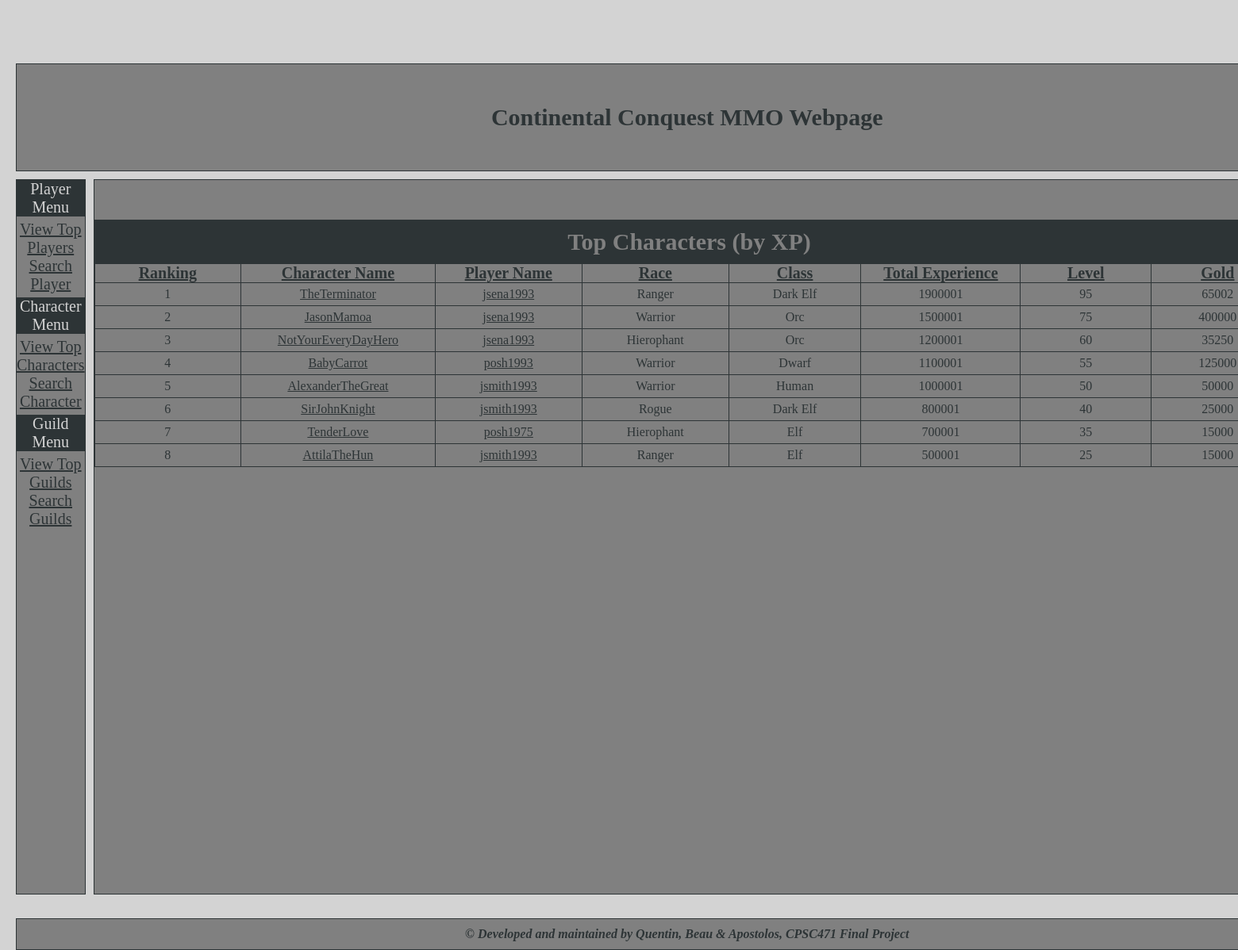
/topcharacters.php, run on the app's committed database.
### tables this page shows
CREATE TABLE CHARACTERS (
	Acct_ID INTEGER NOT NULL,
    Name VARCHAR(20) NOT NULL UNIQUE,
    Lvl INTEGER NOT NULL,
    XP INTEGER NOT NULL,
    Gold INTEGER NOT NULL,
    Location VARCHAR(30) NOT NULL,
    Race VARCHAR(30) NOT NULL,
    Class VARCHAR(30) NOT NULL,
    Party_ID INTEGER,
    PRIMARY KEY(Acct_ID, Name),
    FOREIGN KEY (Acct_ID) REFERENCES PLAYERS (Player_ID),
    FOREIGN KEY (Race) REFERENCES RACE (Name),
    FOREIGN KEY (Class) REFERENCES CLASS (Name)
);

CREATE TABLE USERS (
	Acct_ID INTEGER auto_increment,
	Fname VARCHAR(20) NOT NULL,
	Lname VARCHAR(20) NOT NULL,
	Username VARCHAR(20) NOT NULL,
    Password VARCHAR(16) NOT NULL,
	Birthday DATE NOT NULL,
	Email VARCHAR(40) NOT NULL,
	PRIMARY KEY (Acct_ID)
);

### include/functions.php (called while the page is built, shortened)
<?php
    class Database {
        function init_connection($servername, $db, $username, $password) {
            $this->connection = mysqli_connect($servername, $username, $password, $db);
        }
    }
?>

### topcharacters.php (the view, shortened to what this page needs)
<?php
    include 'include/connectDB.php';
    include 'include/header.php';
    include 'include/left-menu.php';
    $result = $db->connection->query('SELECT * FROM CHARACTERS ORDER BY XP DESC');
?>
                <div class="center">
                    <div id="center-content">
                        <table id="table_players">
                            <tr class="table_players_row">
                                <td class="table_players_data" id="table_players_title" colspan="9">
                                    Top Characters (by XP)
                                </td>
                            </tr>
                            <tr class="table_players_row">
                            <td class="table_players_header_data">
                                    Ranking
                                </td>
                                <td class="table_players_header_data">
                                    Character Name
                                </td>
                                <td class="table_players_header_data">
                                    Player Name
                                </td>
                                <td class="table_players_header_data">
                                    Race
                                </td>
                                <td class="table_players_header_data">
                                    Class
                                </td>
                                <td class="table_players_header_data">
                                    Total Experience
                                </td>
                                <td class="table_players_header_data">
                                    Level
                                </td>
                                <td class="table_players_header_data">
                                    Gold
                                </td>
                            </tr>
                            <?php
                                $i = 1;
                                foreach($result as $char) {
                                    $stmt = $db->connection->prepare('SELECT * FROM USERS WHERE Acct_ID = ?');
                                    $stmt->bind_param('i', $char['Acct_ID']);
                                    $stmt->execute();
                                    $username = $stmt->get_result()->fetch_row()[4];
                                    echo "
                                    <tr class='table_players_row' colspan='9'>
                                        <td class='table_players_data'>
                                            ".$i."
                                        </td>
                                        <td class='table_players_data'>
                                            <a href='viewcharacter.php?acct_id=".$char['Acct_ID']."&char_name=".$char['Name']."'>".$char['Name']."</a>
                                        </td>
                                        <td class='table_players_data'>
                                            <a href='viewplayer.php?acct_id=".$char['Acct_ID']."'>".$username."</a>
                                        </td>
                                        <td class='table_players_data'>
                                            ".$char['Class']."
                                        </td>
                                        <td class='table_players_data'>
                                            ".$char['Race']."
                                        </td>
                                        <td class='table_players_data'>
                                            ".$char['XP']."
                                        </td>
                                        <td class='table_players_data'>
                                            ".$char['Lvl']."
                                        </td>
                                        <td class='table_players_data'>
                                            ".$char['Gold']."
                                        </td>
                                    </tr>
                                    ";
                                    $i++;
                                }
                            ?>
                            </table>
                    </div>
                </div>
<?php
    include 'include/footer.php';
?>

### include/theme.css (style rules this page uses)
html { height: 100%; color: #2D3436; background-color:lightgray; }
body { min-height: 100%; margin: 0; }
.center { grid-area: main; border:1px solid #2D3436; min-height: 900px; }
#center-content { margin-top: 50px; margin-left: auto; margin-right: auto; margin-bottom:auto; width: 1500px; text-align: center; }
.grid-container > div { background-color:gray; text-align: center; padding: 0px; font-size: 20px; }
a:link { color: #2D3436; }
#table_players { border: 1px solid #2D3436; border-collapse: collapse; margin-left: auto; margin-right: auto; margin-bottom:auto; }
#table_players_title { padding-top: 10px; padding-bottom:10px; font-weight:bold; font-size: 30px; background-color:#2D3436; color:gray; }
.table_players_header_data { border: 1px solid #2D3436; margin: 0; padding: 0; width : 500px; font-size: 20px; font-weight: bold; text-decoration: underline; }
.table_players_data { border: 1px solid #2D3436; margin: 0; padding-top: 5px; padding-bottom: 5px; width : 500px; font-size: 16px; }

### data on the page
characters: Name "TheTerminator", users.Password "jsena1993", Class "Ranger", Race "Dark Elf", XP "1900001", Lvl "95", Gold "65002"
characters: Name "JasonMamoa", users.Password "jsena1993", Class "Warrior", Race "Orc", XP "1500001", Lvl "75", Gold "400000"
characters: Name "NotYourEveryDayHero", users.Password "jsena1993", Class "Hierophant", Race "Orc", XP "1200001", Lvl "60", Gold "35250"
characters: Name "BabyCarrot", users.Password "posh1993", Class "Warrior", Race "Dwarf", XP "1100001", Lvl "55", Gold "125000"
characters: Name "AlexanderTheGreat", users.Password "jsmith1993", Class "Warrior", Race "Human", XP "1000001", Lvl "50", Gold "50000"
characters: Name "SirJohnKnight", users.Password "jsmith1993", Class "Rogue", Race "Dark Elf", XP "800001", Lvl "40", Gold "25000"
characters: Name "TenderLove", users.Password "posh1975", Class "Hierophant", Race "Elf", XP "700001", Lvl "35", Gold "15000"
characters: Name "AttilaTheHun", users.Password "jsmith1993", Class "Ranger", Race "Elf", XP "500001", Lvl "25", Gold "15000"
